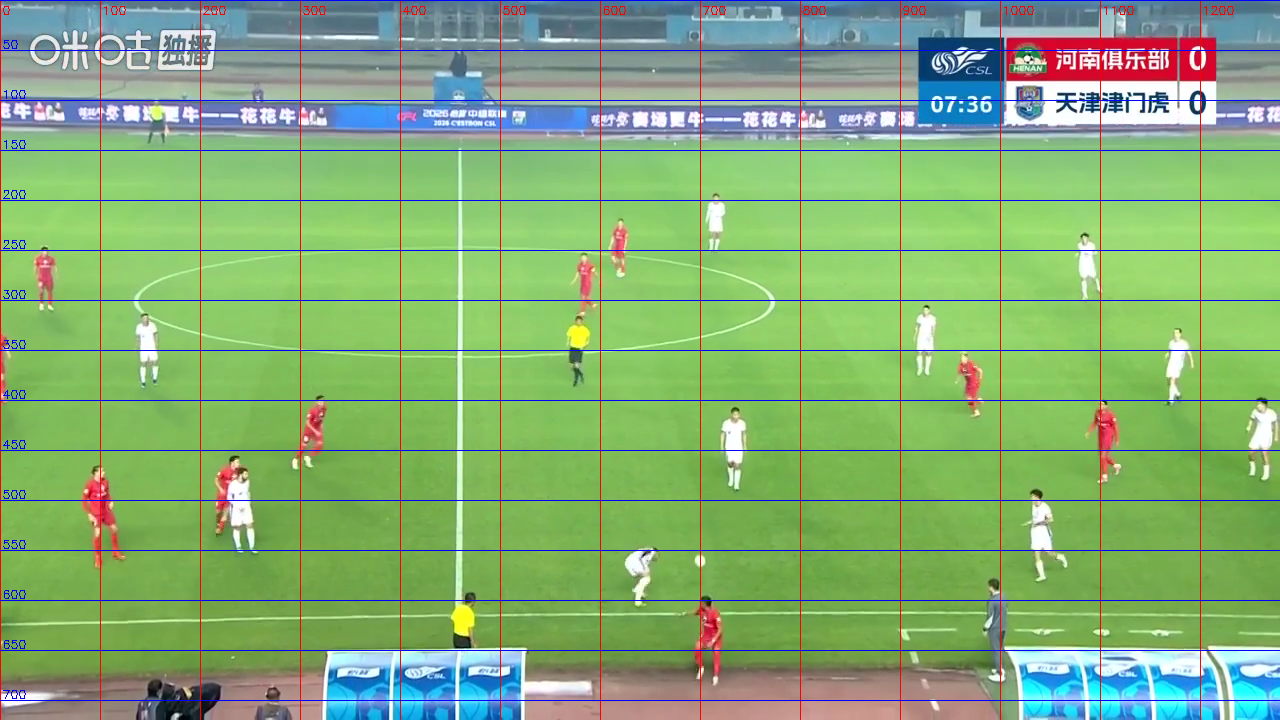
#> input picture build/_grid_n03.png, 1280 x 720 px
$ python -i hdmi_video.py   (imports and definitions only)
#> lines starting #> are read from the running program, lines starting #| are printed output that depends on the picture
"""hdmi_video.py —— PS 侧：把「带检测框的画面」写进 DDR 帧缓存，PL 扫描输出到 HDMI。

为什么需要它
------------
D018 当时明确「不做视频环出/OSD 叠框」；现在要求 HDMI 直接输出**带框的视频**。
硬件侧是 `hdmi_video.bit`（PL 的 fb_scanout 经 S_AXI_HP0 读 DDR → TMDS），
软件侧就是本工具：每帧把 BGR888 画成 32bpp 字写进帧缓存，再通过 AXI GPIO 告诉 PL
基址/跨距/宽/使能。

寄存器（AXI GPIO，地址见 build/scripts/bd_hdmi_video.tcl）
    cfg  0x41200000  ch1 = 帧缓存物理地址（字节）
                     ch2 = {en[27], width[26:16], stride[15:0]}
    st   0x41210000  = {frames[31:16], under[15:0]}   （PL 计数，只读）

三种用法
--------
1) 本机出图（不需要板子，验收/报告用）：
       py tools/hdmi_video.py --replay data/results/run_x.jsonl \
           --video clip.mp4 --png-out out.png --max-frames 30
2) 板上环出（PYNQ）：
       python3 tools/hdmi_video.py --replay /home/xilinx/run_x.jsonl \
           --video /home/xilinx/clip.mp4 --fps 25
3) 自检：
       py tools/hdmi_video.py --selftest

判据令牌：HDMI_VIDEO_OK <frames> <fps> / HDMI_VIDEO_FAIL <reason>
"""
import argparse
import json
import os
import sys
import time
from pathlib import Path

import cv2
import numpy as np

W, H = 1280, 720          # 帧缓存与输出时序
BUF_ADDR_CFG = 0x41200000  # AXI GPIO cfg
BUF_ADDR_ST = 0x41210000   # AXI GPIO status

COL_BOX = (0, 255, 0)
COL_BALL = (0, 0, 255)
COL_EVENT = (0, 255, 255)


# ---------------------------------------------------------------- 数据读取
# [112 lines left out: functions read_jsonl, norm_frame, _img_from_field, draw_frame, not called in this run]


def pack_frame(img_bgr, width=W, stride_px=W):
    """BGR 图 → 32bpp 字数组（低 24 位 = R|G<<8|B<<16，bit31 填充 0）。

    ★ 2026-10-31 用户报「真视频显示得很慢」。同一块板上同一批帧背靠背对比
    （排除两次测量之间的主频/负载差异）：旧写法 169.0 ms/帧，新写法 28.2 ms/帧
    —— 整整 6 倍。瓶颈是旧写法在 CPU 上把 92 万像素整帧做三轮 astype + 三组移位。
    改成一次 cv2.cvtColor 补 Alpha 再按 uint32 看：内存里本就是 B,G,R,A，
    小端读成 32 位恰好是 B | G<<8 | R<<16 | A<<24，与逐通道移位**逐位相同**
    （本机整帧随机图实测 maxdiff=0），再把高 8 位抹掉保持 bit31=0。
    """
    small = cv2.resize(img_bgr, (width, img_bgr.shape[0]), interpolation=cv2.INTER_AREA) \
        if img_bgr.shape[1] != width else img_bgr
    bgra = cv2.cvtColor(small, cv2.COLOR_BGR2BGRA)
    words = bgra.view(np.uint32).reshape(small.shape[0], width)
    np.bitwise_and(words, np.uint32(0x00FFFFFF), out=words)   # 原地清高 8 位（A=255 不许漏出去）
    if stride_px != width:
        pad = np.zeros((words.shape[0], stride_px - width), dtype=np.uint32)
        words = np.concatenate([words, pad], axis=1)
    return words


# ---------------------------------------------------------------- 板上通道
class HdmiVideoOut(object):
    """PYNQ 侧：分配 DDR 帧缓存 + 配置 PL 寄存器。"""

    # [61 lines left out: functions __init__, check_cfg, show, not called in this run]

    def status(self):
        v = self.st.read(0x0)
        return {"frames": (v >> 16) & 0xFFFF, "under": v & 0xFFFF}


# ---------------------------------------------------------------- 自检
# [115 lines left out: functions _selftest, main, not called in this run]


# [2 lines not run here, left out]

>>> import cv2
>>> picture = cv2.imread('../build/_grid_n03.png')
#> picture is the input picture: shape (720, 1280, 3); mean B, G, R 117.5, 173.5, 132.6
>>> result = pack_frame(picture)
#> in pack_frame, `np.bitwise_and(words, np.uint32(0x00FFFFFF), out=words)`:
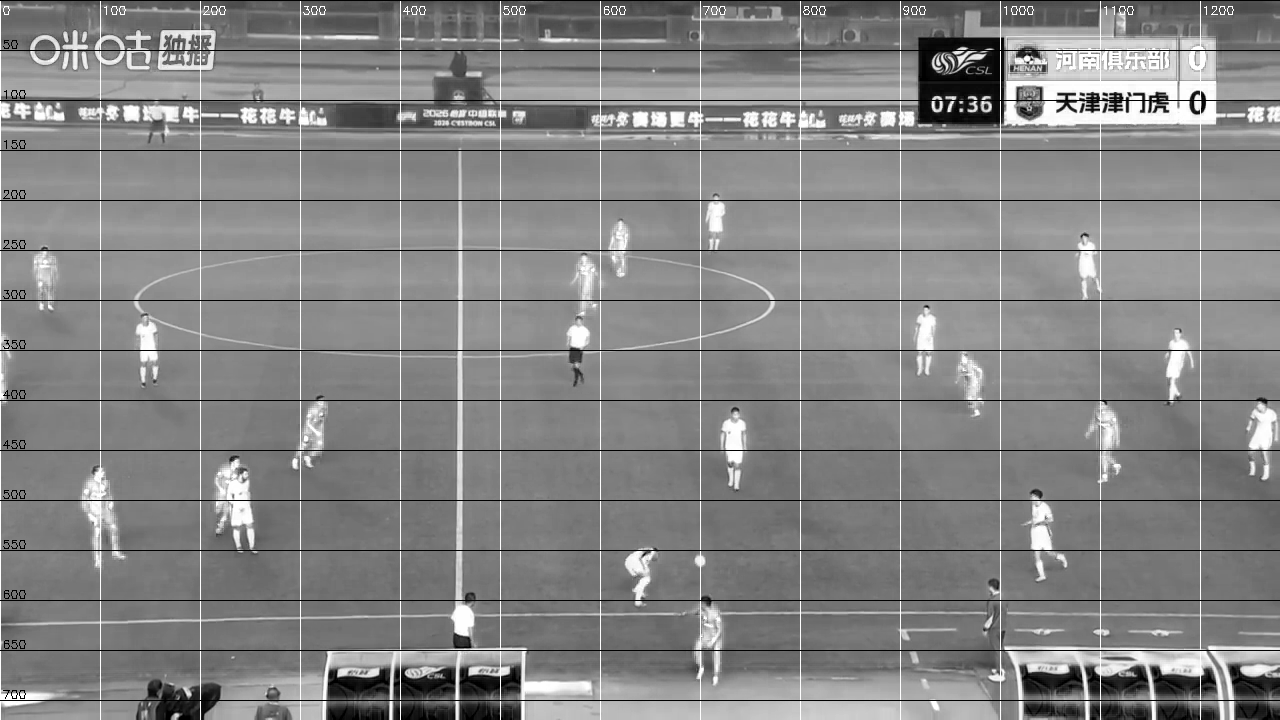
#> words: shape (720, 1280) uint32; min 0, max 16777215, mean 8731662.6; drawn with min black and max white
